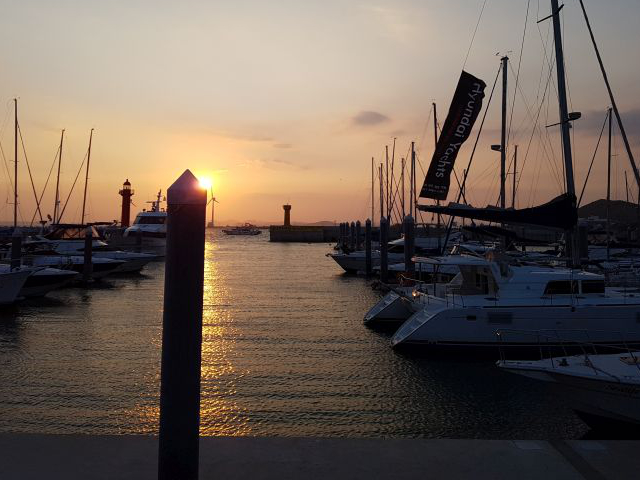
#> input picture ch4_img_processing_basic/img/yate.jpg, 640 x 480 px
$ python histo_equalize.py
#> lines starting #> are read from the running program, lines starting #| are printed output that depends on the picture
# -*- coding: utf-8 -*-
import cv2
import numpy as np
import matplotlib.pylab as plt

# 대상 영상으로 그레이 스케일로 읽기
img = cv2.imread('../img/yate.jpg', cv2.IMREAD_GRAYSCALE)
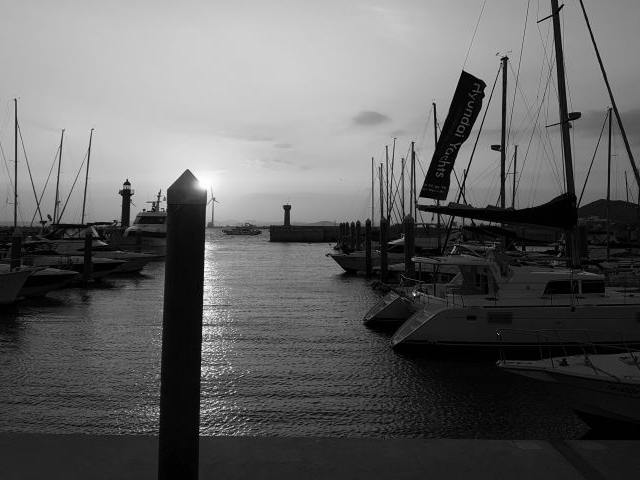
#> img: shape (480, 640); min 0, max 255, mean 98.1
rows, cols = img.shape[:2]
#> rows = 480; cols = 640

# 이퀄라이즈 연산을 직접 적용
hist = cv2.calcHist([img], [0], None, [256], [0, 256])
#> hist = 256 values, max 5912 at index 1, min 7 at index 255, mean 1200
cdf = hist.cumsum()                 # 누적 히스토그램
#> cdf = 256 values from 1649 to 307200
cdf_m = np.ma.masked_equal(cdf, 0)  # 0(zero)인 값을 NaN으로 제거
cdf_m = (cdf_m - cdf_m.min()) / (rows * cols) * 255 # 이퀄라이즈 히스토그램 계산
cdf = np.ma.filled(cdf_m, 0).astype('uint8') # NaN을 다시 0으로 환원
#> cdf = 256 values from 0 to 253
print(cdf.shape)
#| (256,)
img2 = cdf[img]                     # 히스토그램을 픽셀로 맵핑
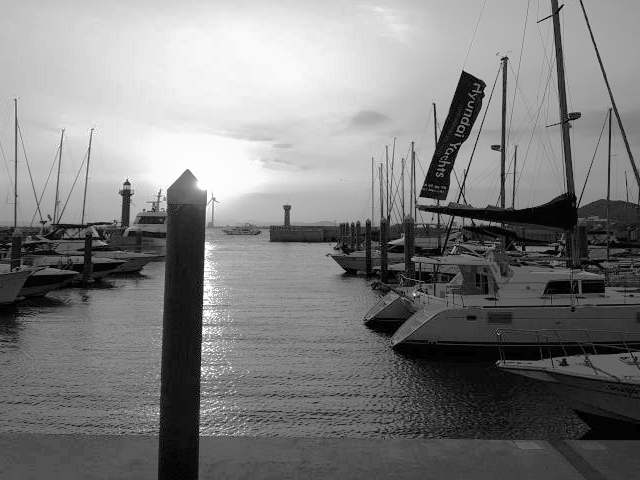
#> img2: shape (480, 640); min 0, max 253, mean 126.4

img3 = cv2.equalizeHist(img)

hist2 = cv2.calcHist([img2], [0], None, [256], [0, 256])
#> hist2 = 256 values, max 5912 at index 4, min 0 at index 1, mean 1200
hist3 = cv2.calcHist([img3], [0], None, [256], [0, 256])
#> hist3 = 256 values, max 5912 at index 5, min 0 at index 1, mean 1200

cv2.imshow('Before', img)
cv2.imshow('Manual', img2)
cv2.imshow('cv2.equalizeHist()', img3)

hists = {'Before':hist, 'Manual':hist2, 'cv2.equalizeHist()':hist3}
for i, (k, v) in enumerate(hists.items()):
    plt.subplot(1, 3, i+1)
    plt.title(k)
    plt.plot(v)
#> this loop made 3 passes
#> k on passes 1 to 3: 'Before', 'Manual', 'cv2.equalizeHist()'

plt.show()
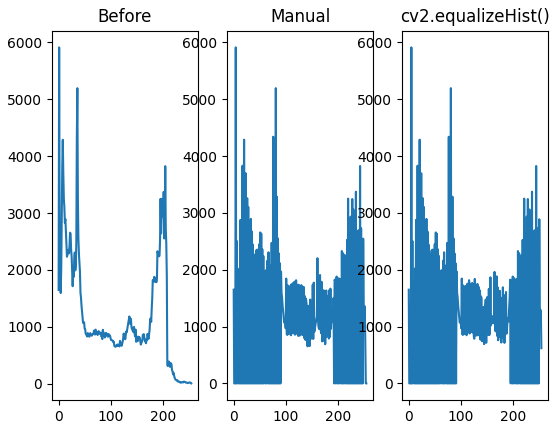
#> figure drawn by matplotlib, 3 panels; panel 1: curve peaks at x = 1, y = 5912; panel 2: curve peaks at x = 4, y = 5912; panel 3: curve peaks at x = 5, y = 5912

$ run again, with ch4_img_processing_basic/img/cube.jpg copied over ch4_img_processing_basic/img/yate.jpg
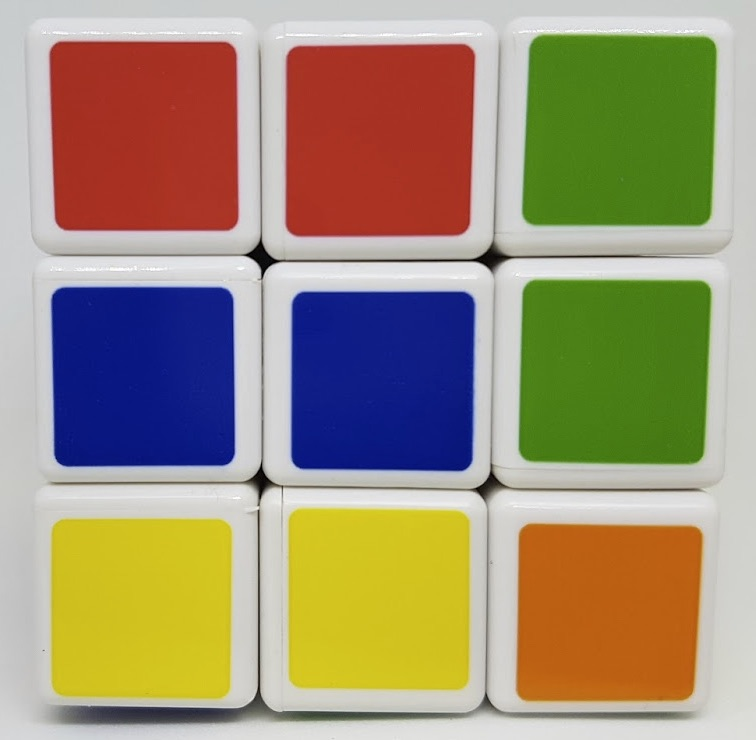
#> input picture ch4_img_processing_basic/img/cube.jpg, 756 x 740 px
#> hist = 256 values, max 17819 at index 204, min 12 at index 4, mean 2185.3
#> `cdf = hist.cumsum()`: cdf = 256 values from 35 to 559440
#> `cdf = np.ma.filled(cdf_m, 0).astype('uint8')`: cdf = 256 values from 0 to 254
#| (256,)
#> `img2 = cdf[img]`:
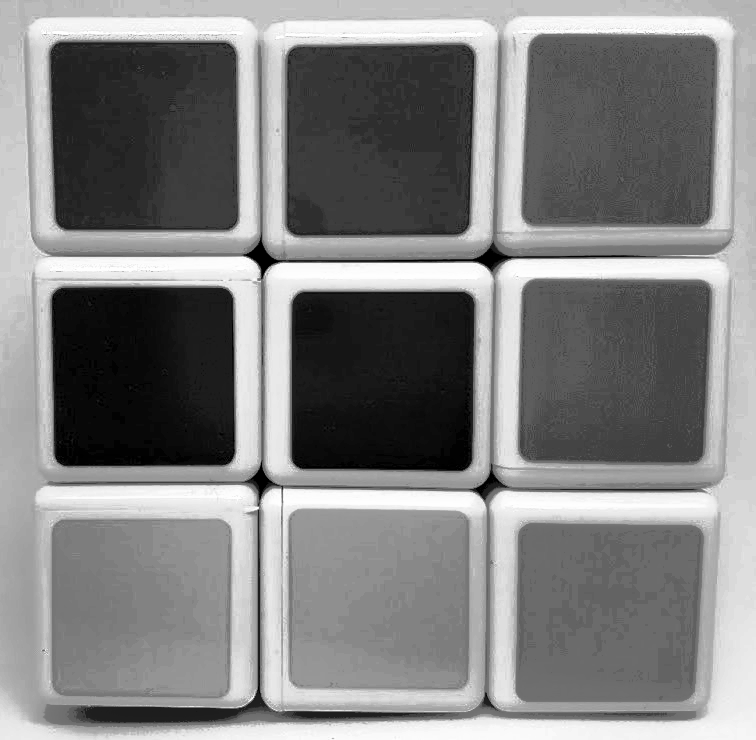
#> img2: shape (740, 756); min 0, max 254, mean 129
#> hist2 = 256 values, max 17819 at index 195, min 0 at index 3, mean 2185.3
#> hist3 = 256 values, max 17819 at index 195, min 0 at index 2, mean 2185.3
#> the loop `for i, (k, v) in enumerate(hists.items()):` made 3 passes
#> k on passes 1 to 3: 'Before', 'Manual', 'cv2.equalizeHist()'
#> `plt.show()`:
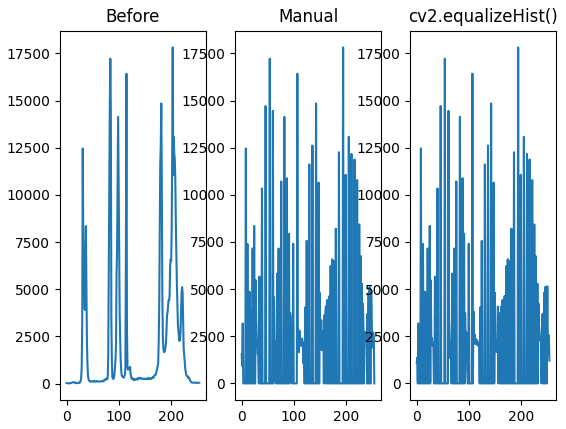
#> figure drawn by matplotlib, 3 panels; panel 1: curve peaks at x = 204, y = 17819; panel 2: curve peaks at x = 195, y = 17819; panel 3: curve peaks at x = 195, y = 17819
